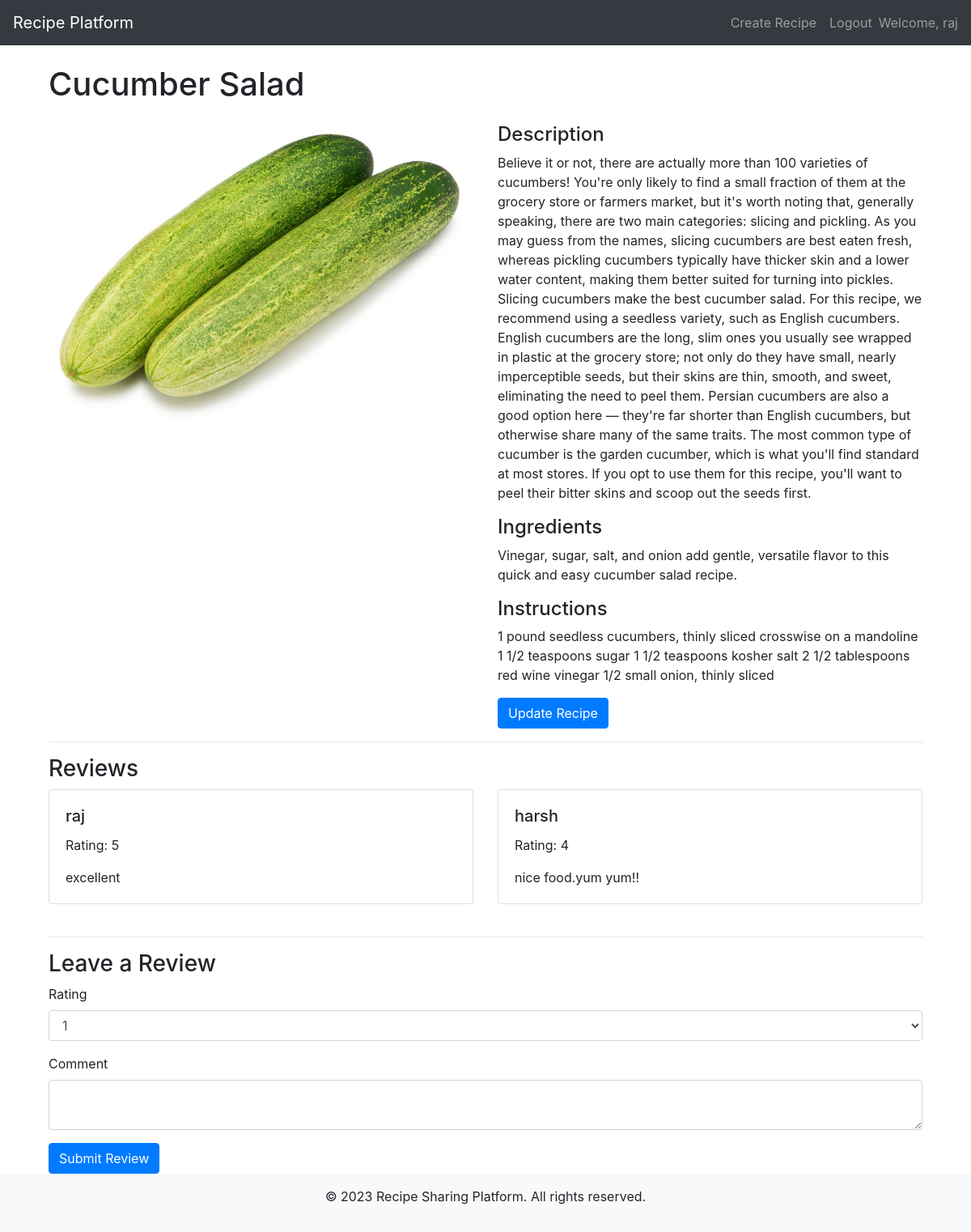
Page /recipe/6/ (signed in) on the earlier database version.
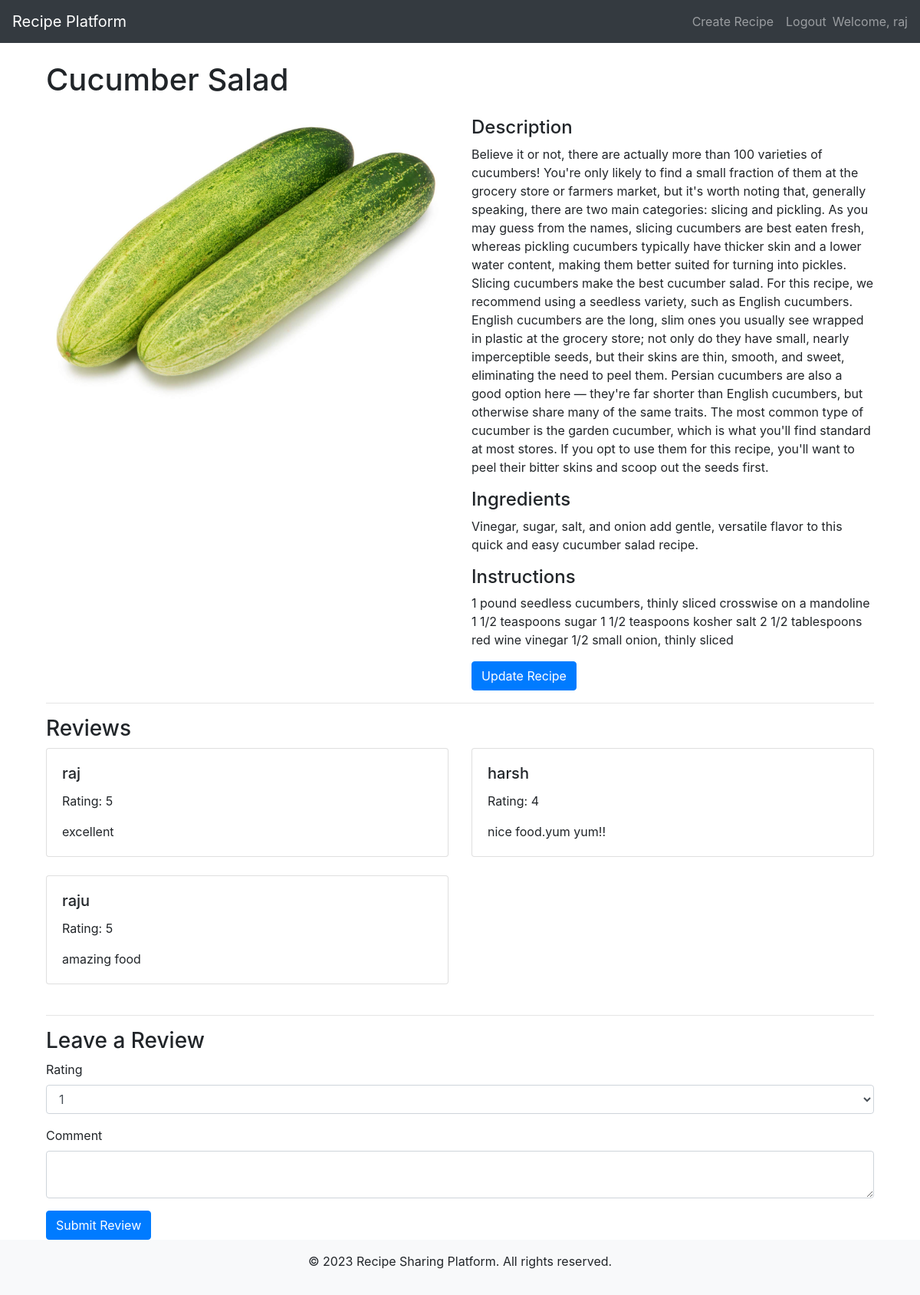
Same page on the later database version.
### myapp/models.py (models this page shows, shortened)
class Review(models.Model):
    recipe = models.ForeignKey(Recipe, on_delete=models.CASCADE, related_name='reviews')
    user = models.ForeignKey(User, on_delete=models.CASCADE)
    rating = models.PositiveIntegerField()
    comment = models.TextField(blank=True)

### myapp/views.py (the view)
# urls.py: path('recipe/<int:recipe_id>/', views.recipe_detail, name='recipe_detail'),
@login_required
def recipe_detail(request, recipe_id):
    recipe = get_object_or_404(Recipe, pk=recipe_id)
    reviews = recipe.reviews.all()
    if request.method == 'POST':
        form = ReviewForm(request.POST)
        if form.is_valid():
            review = form.save(commit=False)
            review.recipe = recipe
            review.user = request.user
            review.save()
            return redirect('recipe_detail', recipe_id=recipe_id)
    else:
        form = ReviewForm()
    return render(request, 'recipe_detail.html', {'recipe': recipe, 'reviews': reviews, 'form': form})

### myapp/forms.py
class ReviewForm(forms.ModelForm):
    class Meta:
        model = Review
        fields = ['rating', 'comment']

### templates/recipe_detail.html (shortened to what this page needs)
{% extends 'base.html' %} {% block content %}
<div class="container">
  <h1 class="my-4">{{ recipe.title }}</h1>
  <div class="row">
    <div class="col-lg-6">
      {% if recipe.image %}
      <img
        src="{{ recipe.image.url }}"
        class="img-fluid rounded mb-4"
        alt="Recipe Image"
      />
    </div>
    {% endif %}
    <div class="col-lg-6">
      <h4>Description</h4>
      <p>{{ recipe.description }}</p>
      <h4>Ingredients</h4>
      <p>{{ recipe.ingredients }}</p>
      <h4>Instructions</h4>
      <p>{{ recipe.instructions }}</p>
      {% if user.is_authenticated and user == recipe.created_by %}
      <a
        href="{% url 'recipe_edit' recipe_id=recipe.id %}"
        class="btn btn-primary"
        >Update Recipe</a
      >
      {% endif %}
    </div>
  </div>
  <hr />
  <h3>Reviews</h3>
  {% if reviews %}
  <div class="row">
    {% for review in reviews %}
    <div class="col-lg-6 mb-4">
      <div class="card">
        <div class="card-body">
          <h5 class="card-title">{{ review.user.username }}</h5>
          <p class="card-text">Rating: {{ review.rating }}</p>
          <p class="card-text">{{ review.comment }}</p>
        </div>
      </div>
    </div>
    {% endfor %}
  </div>
  {% else %}
  <p>No reviews yet.</p>
  {% endif %}
  <hr />
  <h3>Leave a Review</h3>
  <form method="post" action="{% url 'recipe_detail' recipe_id=recipe.id %}">
    <div class="form-group">
      <label for="id_rating">Rating</label>
      <select id="id_rating" name="rating" class="form-control">
        <option value="1">1</option>
      </select>
    </div>
    <div class="form-group">
      <label for="id_comment">Comment</label>
      <textarea id="id_comment" name="comment" class="form-control"></textarea>
    </div>
    <button type="submit" class="btn btn-primary">Submit Review</button>
  </form>
</div>
{% endblock %}

Differences in the rows shown:
added Review: user.username "raju", rating "5", comment "amazing food"
